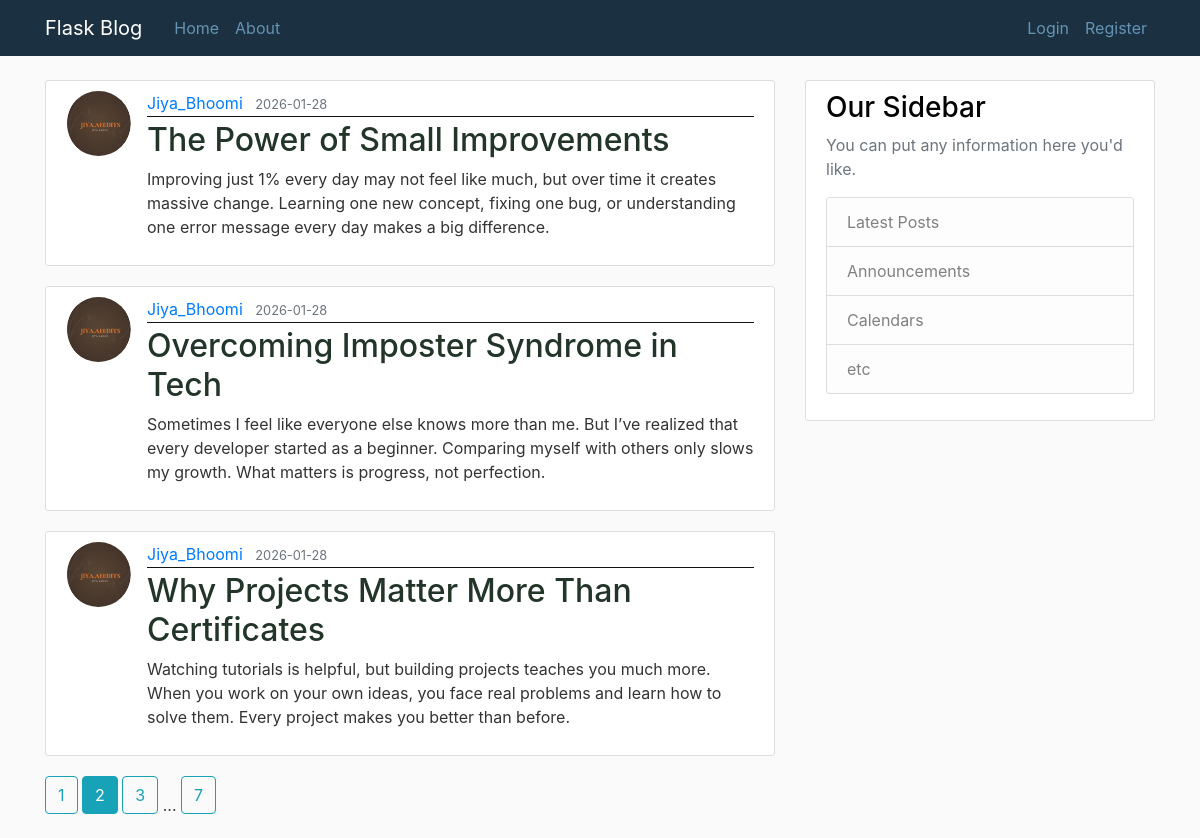
The page /home?page=2 on the database its author committed.
### Blogpost/models.py (models this page shows, shortened)
class Post(db.Model):
    id = db.Column(db.Integer, primary_key=True)
    title = db.Column(db.String(100), nullable=False)
    date_posted = db.Column(db.DateTime, nullable=False, default=datetime.utcnow)
    content = db.Column(db.Text, nullable=False)
    user_id = db.Column(db.Integer, db.ForeignKey('user.id'), nullable=False)

class User(db.Model, UserMixin):
    id = db.Column(db.Integer, primary_key=True)
    username = db.Column(db.String(20), unique=True, nullable=False)
    email = db.Column(db.String(120), unique=True, nullable=False)
    image_file = db.Column(db.String(20), nullable=False, default='download.jpg')
    password = db.Column(db.String(60), nullable=False)
    posts = db.relationship('Post', backref='author', lazy=True)

### Blogpost/routes.py (the view)
@app.route("/")
@app.route("/home")
def home():
    page = request.args.get('page',1, type=int,)
    posts = Post.query.order_by(Post.date_posted.desc()).paginate(page=page,per_page=3)
    return render_template('home.html', posts = posts)

### Blogpost/templates/home.html
{% extends 'layout.html' %}
{% block content %}
        {% for post in posts.items %}
            <article class="media content-section">
                <img class="rounded-circle article-img" src="{{ url_for('static', filename ='profile_pic/' + post.author.image_file) }}">
                <div class="media-body">
                    <div class="article-metadata">
                    <a class="mr-2" href="{{url_for('user_post', username=post.author.username)}}">{{ post.author.username }}</a>
                    <small class="text-muted">{{ post.date_posted.strftime('%Y-%m-%d') }}</small>
                    </div>
                    <h2><a class="article-title" href="{{url_for('post', post_id=post.id)}}">{{ post.title }}</a></h2>
                    <p class="article-content">{{ post.content }}</p>
                </div>
            </article>
        {% endfor %}
        {% for page_num in posts.iter_pages(left_edge=1, right_edge=1, left_current=1, right_current=1) %}
            {% if page_num %}
                {% if posts.page == page_num %}
                    <a class="btn btn-info mb-4" href="{{url_for('home', page=page_num)}}"> {{ page_num }} </a>
                {% else %}
                    <a class="btn btn-outline-info mb-4" href="{{url_for('home', page=page_num)}}"> {{ page_num }} </a>
                {% endif %}
            {% else %}
                ...
            {% endif %}
        {% endfor %}
{% endblock content %}

### Blogpost/static/main.css (style rules this page uses)
body { background: #fafafa; color: #333333; margin-top: 5rem; }
h1, h2, h3, h4, h5, h6 { color: #020202; }
.content-section { background: #ffffff; padding: 10px 20px; border: 1px solid #dddddd; border-radius: 3px; margin-bottom: 20px; }
.article-title { color: #223528; }
.article-content { white-space: pre-line; }
.article-img { height: 65px; width: 65px; margin-right: 16px; }
.article-metadata { padding-bottom: 1px; margin-bottom: 4px; border-bottom: 1px solid #131313 }

### rows shown on the page
Post: image_file (picture), author.username "Jiya_Bhoomi", date_posted "2026-01-28", title "The Power of Small Improvements", content "Improving just 1% every day may not feel like much, but over time it creates massive change. Learning one new concept, fixing one bug, or understanding one error message every day makes a big difference."
Post: image_file (picture), author.username "Jiya_Bhoomi", date_posted "2026-01-28", title "Overcoming Imposter Syndrome in Tech", content "Sometimes I feel like everyone else knows more than me. But I’ve realized that every developer started as a beginner. Comparing myself with others only slows my growth. What matters is progress, not perfection."
Post: image_file (picture), author.username "Jiya_Bhoomi", date_posted "2026-01-28", title "Why Projects Matter More Than Certificates", content "Watching tutorials is helpful, but building projects teaches you much more. When you work on your own ideas, you face real problems and learn how to solve them. Every project makes you better than before."

### other values the page prints
{{ page_num }} "1" "3" "7"
{{ page_num }} "2"
